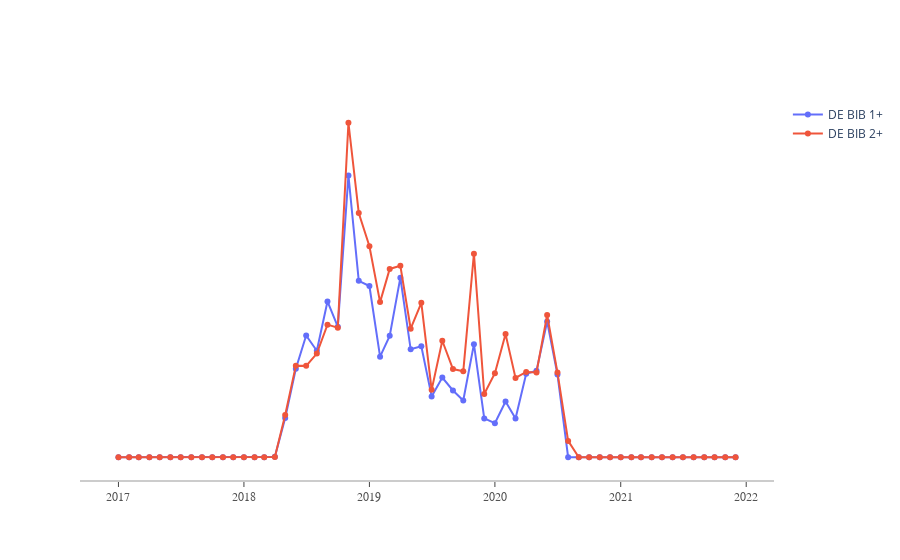

Notebook code cell kept with this figure:
### Code cell
# Create traces
fig = go.Figure()

for i in range(20,22):
    y0 = Off_take_Forecast.loc[i,:][1:].to_numpy().astype(np.int)
    fig.add_trace(go.Scatter(x=x0, y=y0,
                    mode='lines+markers', name=Off_take_Forecast['in tin'][i]))

fig.update_layout(
    xaxis=dict(
        showline=True,
        showgrid=False,
        showticklabels=True,
        linecolor='rgb(204, 204, 204)',
        linewidth=2,
        ticks='outside',
        tickfont=dict(
            family='Arial',
            size=12,
            color='rgb(82, 82, 82)',
        ),
    ),
    yaxis=dict(
        showgrid=False,
        zeroline=False,
        showline=False,
        showticklabels=False,
    ),
    plot_bgcolor='white'
)
fig.show()

### Figure 1 — Plotly figure (JSON) as saved in the notebook; plotly's stock layout.template omitted (floating-point values rounded to 4 significant figures)
{"data": [{"mode": "lines+markers", "name": "DE BIB 1+", "type": "scatter", "x": ["2017-1", "2017-2", "2017-3", "2017-4", "2017-5", "2017-6", "2017-7", "2017-8", "2017-9", "2017-10", "2017-11", "2017-12", "2018-1", "2018-2", "2018-3", "2018-4", "2018-5", "2018-6", "2018-7", "2018-8", "2018-9", "2018-10", "2018-11", "2018-12", "2019-1", "2019-2", "2019-3", "2019-4", "2019-5", "2019-6", "2019-7", "2019-8", "2019-9", "2019-10", "2019-11", "2019-12", "2020-1", "2020-2", "2020-3", "2020-4", "2020-5", "2020-6", "2020-7", "2020-8", "2020-9", "2020-10", "2020-11", "2020-12", "2021-1", "2021-2", "2021-3", "2021-4", "2021-5", "2021-6", "2021-7", "2021-8", "2021-9", "2021-10", "2021-11", "2021-12"], "y": [0, 0, 0, 0, 0, 0, 0, 0, 0, 0, 0, 0, 0, 0, 0, 136, 8999, 20353, 28011, 24489, 35836, 30020, 64828, 40573, 39389, 23129, 27920, 41303, 24823, 25522, 13993, 18329, 15362, 13041, 26014, 8927, 7817, 12814, 8906, 19220, 19902, 31195, 19041, 0, 0, 0, 0, 0, 0, 0, 0, 0, 0, 0, 0, 0, 0, 0, 0, 0]}, {"mode": "lines+markers", "name": "DE BIB 2+", "type": "scatter", "x": ["2017-1", "2017-2", "2017-3", "2017-4", "2017-5", "2017-6", "2017-7", "2017-8", "2017-9", "2017-10", "2017-11", "2017-12", "2018-1", "2018-2", "2018-3", "2018-4", "2018-5", "2018-6", "2018-7", "2018-8", "2018-9", "2018-10", "2018-11", "2018-12", "2019-1", "2019-2", "2019-3", "2019-4", "2019-5", "2019-6", "2019-7", "2019-8", "2019-9", "2019-10", "2019-11", "2019-12", "2020-1", "2020-2", "2020-3", "2020-4", "2020-5", "2020-6", "2020-7", "2020-8", "2020-9", "2020-10", "2020-11", "2020-12", "2021-1", "2021-2", "2021-3", "2021-4", "2021-5", "2021-6", "2021-7", "2021-8", "2021-9", "2021-10", "2021-11", "2021-12"], "y": [0, 0, 0, 0, 0, 0, 0, 0, 0, 0, 0, 0, 0, 0, 0, 68, 9733, 21068, 21018, 23841, 30499, 29812, 76936, 56183, 48530, 35682, 43314, 44034, 29557, 35517, 15505, 26792, 20287, 19767, 46829, 14547, 19323, 28324, 18251, 19626, 19491, 32725, 19468, 3765, 0, 0, 0, 0, 0, 0, 0, 0, 0, 0, 0, 0, 0, 0, 0, 0]}], "layout": {"autosize": true, "plot_bgcolor": "white", "xaxis": {"autorange": true, "linecolor": "rgb(204, 204, 204)", "linewidth": 2, "range": ["2016-09-15 10:48:24.8666", "2022-03-18 13:11:35.1334"], "showgrid": false, "showline": true, "showticklabels": true, "tickfont": {"color": "rgb(82, 82, 82)", "family": "Arial", "size": 12}, "ticks": "outside", "type": "date"}, "yaxis": {"autorange": true, "range": [-5635.0, 82570.0], "showgrid": false, "showline": false, "showticklabels": false, "type": "linear", "zeroline": false}}}
